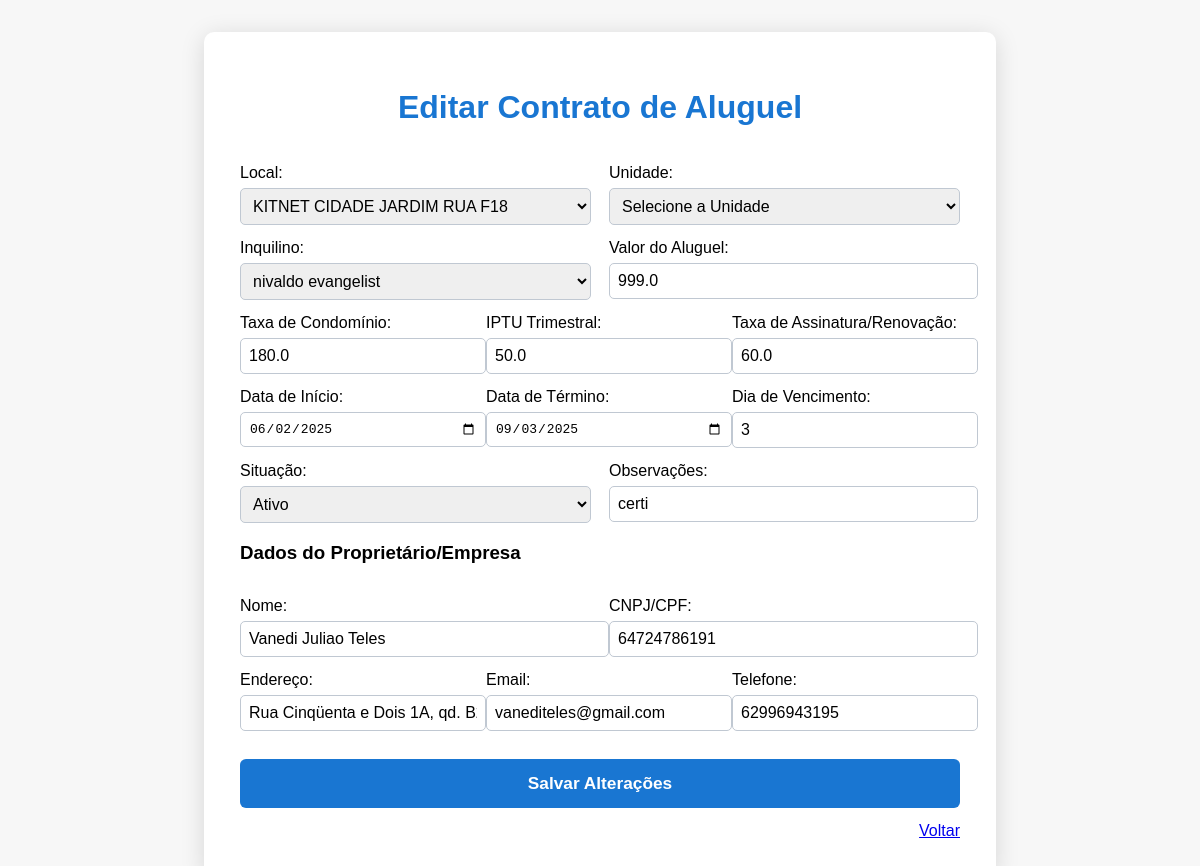
Before: /editar_contrato/1 with the older database file.
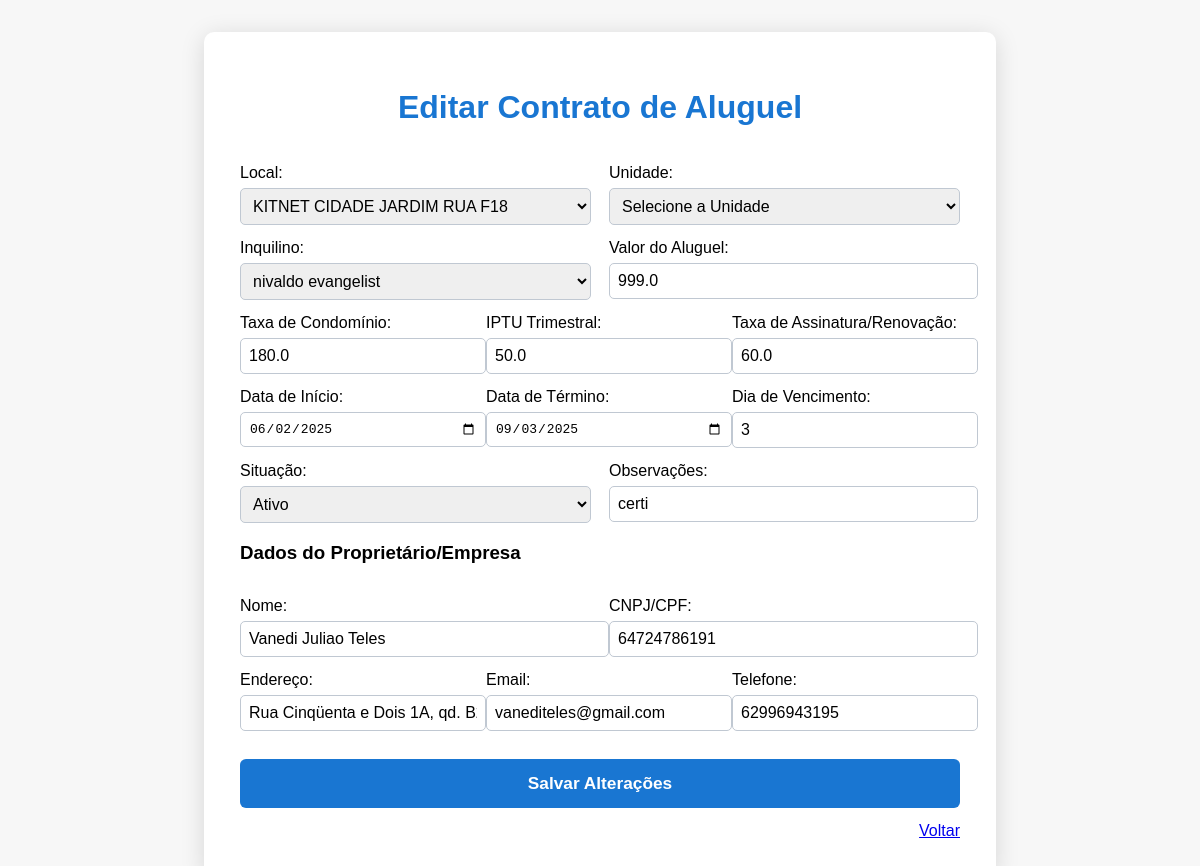
After: the same page with the newer database file.
### app/models.py (models this page shows, shortened)
class Contrato(db.Model):
    id = db.Column(db.Integer, primary_key=True)
    inquilino_id = db.Column(db.Integer, db.ForeignKey('inquilino.id'), nullable=False)
    unidade_id = db.Column(db.Integer, db.ForeignKey('unidade.id'), nullable=False)
    valor_aluguel = db.Column(db.Float, nullable=False)
    valor_caucao = db.Column(db.Float, nullable=True)  # Caução (aluguel + condomínio)
    data_inicio = db.Column(db.Date, nullable=False)
    data_fim = db.Column(db.Date, nullable=True)
    dia_vencimento = db.Column(db.String(2), nullable=False)  # Usar string para evitar erro com zeros à esquerda
    situacao = db.Column(db.String(20), nullable=False, default='Ativo')
    observacoes = db.Column(db.Text, nullable=True)
    proprietario_nome = db.Column(db.String(120), nullable=False)
    proprietario_cnpjcpf = db.Column(db.String(20), nullable=False)
    proprietario_endereco = db.Column(db.String(200), nullable=False)
    proprietario_telefone = db.Column(db.String(20), nullable=True)
    proprietario_email = db.Column(db.String(120), nullable=True)
    taxa_condominio = db.Column(db.Float, nullable=True)
    taxa_iptu = db.Column(db.Float, nullable=True)  # Corrigido nome
    taxa_assinatura = db.Column(db.Float, nullable=True)
    arquivo_contrato = db.Column(db.String(500), nullable=True)  # Caminho do arquivo PDF
    envelope_id = db.Column(db.String(100), nullable=True)  # ID do envelope no D4Sign
    status_assinatura = db.Column(db.String(20), nullable=True, default='nao_enviado')  # nao_enviado, enviado, assinado, cancelado
    arquivo_contrato_assinado = db.Column(db.String(500), nullable=True)  # Caminho do arquivo PDF assinado
    data_envio_assinatura = db.Column(db.DateTime, nullable=True)
    data_assinatura = db.Column(db.DateTime, nullable=True)
    boletos = db.relationship('Boleto', backref='contrato', lazy=True)

### app/routes.py (the view, shortened to what this page needs)
@app.route('/editar_contrato/<int:contrato_id>', methods=['GET', 'POST'])
def editar_contrato(contrato_id):
    contrato = Contrato.query.get_or_404(contrato_id)
    locais = Local.query.all()
    inquilinos = Inquilino.query.all()
    unidades = Unidade.query.filter_by(local_id=contrato.unidade.local_id).all()
    return render_template(
        'editar_contrato.html',
        contrato=contrato,
        locais=locais,
        unidades=unidades,
        inquilinos=inquilinos
    )

### app/templates/editar_contrato.html (shortened to what the changed rows need)
<!DOCTYPE html>
<html lang="pt-br">
<head>
</head>
<body>
    <div class="container">
        <h1>Editar Contrato de Aluguel</h1>
        <form method="POST">
            <div class="row">
                <div>
                    <label for="valor_aluguel">Valor do Aluguel:</label>
                    <input type="number" step="0.01" name="valor_aluguel" value="{{ contrato.valor_aluguel }}" required>
                </div>
            </div>
            <div class="row">
                <div>
                    <label for="taxa_condominio">Taxa de Condomínio:</label>
                    <input type="number" step="0.01" name="taxa_condominio" value="{{ contrato.taxa_condominio or '' }}">
                </div>
                <div>
                    <label for="taxa_iptu">IPTU Trimestral:</label>
                    <input type="number" step="0.01" name="taxa_iptu" value="{{ contrato.taxa_iptu or '' }}">
                </div>
                <div>
                    <label for="taxa_assinatura">Taxa de Assinatura/Renovação:</label>
                    <input type="number" step="0.01" name="taxa_assinatura" value="{{ contrato.taxa_assinatura or '' }}">
                </div>
            </div>
            <div class="row">
                <div>
                    <label for="data_inicio">Data de Início:</label>
                    <input type="date" name="data_inicio" value="{{ contrato.data_inicio.strftime('%Y-%m-%d') }}" required>
                </div>
                <div>
                    <label for="data_fim">Data de Término:</label>
                    <input type="date" name="data_fim" value="{{ contrato.data_fim.strftime('%Y-%m-%d') if contrato.data_fim else '' }}">
                </div>
                <div>
                    <label for="dia_vencimento">Dia de Vencimento:</label>
                    <input type="text" name="dia_vencimento" maxlength="2" value="{{ contrato.dia_vencimento }}" required>
                </div>
            </div>
            <div class="row">
                <div>
                    <label for="situacao">Situação:</label>
                    <select name="situacao" required>
                        <option value="ativo" {% if contrato.situacao == 'ativo' %}selected{% endif %}>Ativo</option>
                    </select>
                </div>
                <div>
                    <label for="observacoes">Observações:</label>
                    <input type="text" name="observacoes" value="{{ contrato.observacoes or '' }}">
                </div>
            </div>
            <div class="row">
                <div>
                    <label for="proprietario_nome">Nome:</label>
                    <input type="text" name="proprietario_nome" value="{{ contrato.proprietario_nome }}" required>
                </div>
                <div>
                    <label for="proprietario_cnpjcpf">CNPJ/CPF:</label>
                    <input type="text" name="proprietario_cnpjcpf" value="{{ contrato.proprietario_cnpjcpf }}" required>
                </div>
            </div>
            <div class="row">
                <div>
                    <label for="proprietario_endereco">Endereço:</label>
                    <input type="text" name="proprietario_endereco" value="{{ contrato.proprietario_endereco }}" required>
                </div>
                <div>
                    <label for="proprietario_email">Email:</label>
                    <input type="email" name="proprietario_email" value="{{ contrato.proprietario_email or '' }}">
                </div>
                <div>
                    <label for="proprietario_telefone">Telefone:</label>
                    <input type="text" name="proprietario_telefone" value="{{ contrato.proprietario_telefone or '' }}">
                </div>
            </div>
        </form>
    </div>
</body>
</html>

Changed rows visible on the page:
changed Contrato "certi": situacao "Ativo" → (not shown)
Other visible differences:
form field situacao: (not shown) → "Ativo"
